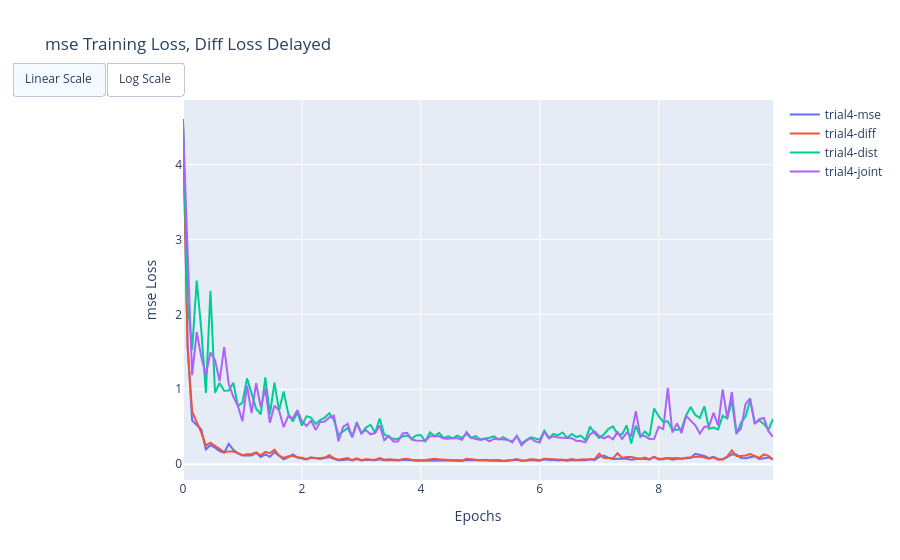

Notebook code for this chart:
### Code cell
plot_loss(log_dicts2, loss_type='mse', title='Diff Loss Delayed')

### Figure 1 — Plotly figure (JSON) as saved in the notebook; plotly's stock layout.template omitted (floating-point values rounded to 4 significant figures; data arrays with more than 128 entries replaced by an {"elided": "..."} marker saying what was removed)
{"data": [{"mode": "lines", "name": "trial4-mse", "showlegend": true, "type": "scatter", "visible": true, "x": {"elided": "130 float values"}, "y": {"elided": "130 float values"}}, {"mode": "lines", "name": "trial4-diff", "showlegend": true, "type": "scatter", "visible": true, "x": {"elided": "130 float values"}, "y": {"elided": "130 float values"}}, {"mode": "lines", "name": "trial4-dist", "showlegend": true, "type": "scatter", "visible": true, "x": {"elided": "130 float values"}, "y": {"elided": "130 float values"}}, {"mode": "lines", "name": "trial4-joint", "showlegend": true, "type": "scatter", "visible": true, "x": {"elided": "130 float values"}, "y": {"elided": "130 float values"}}], "layout": {"title": {"text": "mse Training Loss, Diff Loss Delayed"}, "updatemenus": [{"buttons": [{"args": [{"yaxis.type": "linear"}], "label": "Linear Scale", "method": "relayout"}, {"args": [{"yaxis.type": "log"}], "label": "Log Scale", "method": "relayout"}], "direction": "right", "showactive": true, "type": "buttons", "x": 0, "y": 1.1}], "xaxis": {"title": {"text": "Epochs"}}, "yaxis": {"title": {"text": "mse Loss"}}}}
